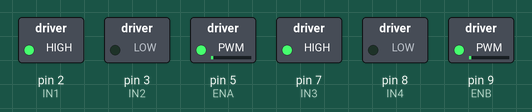
Simulated run of this sketch. Board: Arduino Uno, built with avr-gcc and run on an emulated ATmega328P. Shown: switched loads named in the sketch (green lamp = pin HIGH).

Above: at 0.05 s.
Timing chart, 0 to 5.8 s (numbered marks = the images above):
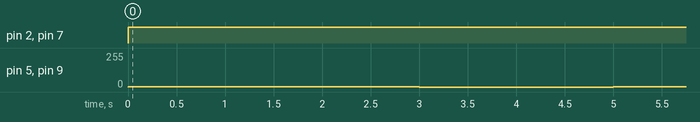

Measured:
- by itself, pin 2 (IN1), pin 7 (IN3): LOW → HIGH at 0.00 s
- by itself, pin 5 (ENA), pin 9 (ENB): alternates 1/255 for 3.0 s and 0/255 for 2.0 s

The sketch:

motor3.ino
```cpp
const int IN1 = 2;
const int IN2 = 3;
const int ENA = 5;
const int IN3 = 7;
const int IN4 = 8;
const int ENB = 9;


void setup() {
  pinMode(IN1, OUTPUT);
  pinMode(IN2, OUTPUT);
  pinMode(IN3, OUTPUT);
  pinMode(IN4, OUTPUT);
  pinMode(ENA, OUTPUT);
  pinMode(ENB, OUTPUT);
}

void loop() {
  analogWrite(ENA, HIGH);
  digitalWrite(IN1, HIGH);
  digitalWrite(IN2, LOW);

  analogWrite(ENB, HIGH);
  digitalWrite(IN3, HIGH);
  digitalWrite(IN4, LOW);
  delay(3000);

  digitalWrite(ENA, LOW);
  digitalWrite(ENB, LOW);
  delay(2000);
}
```
